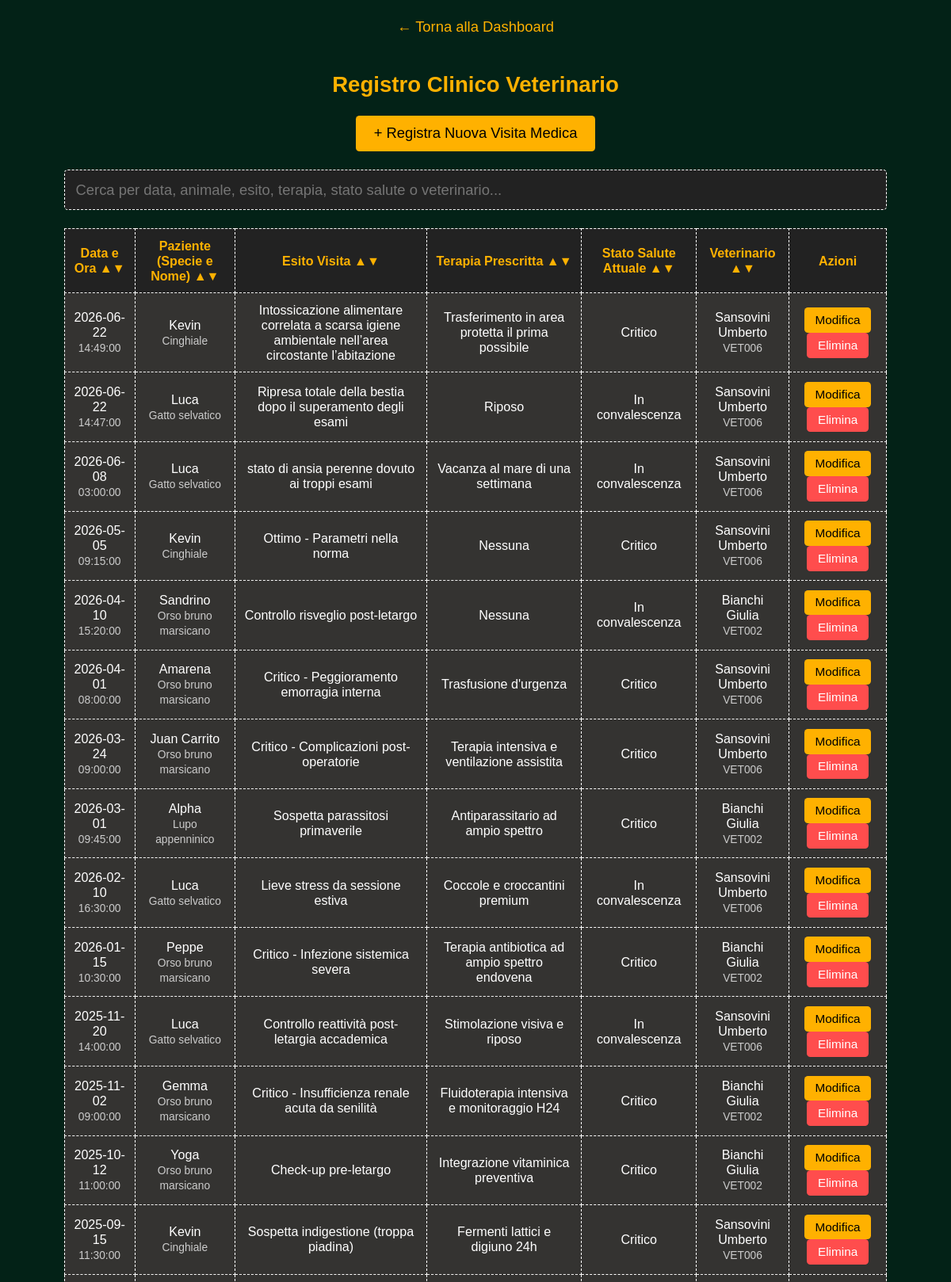
Screenshot of /PHP-HTML/registro_visite.php (signed in, upper part) with the database file from the repository.
### tables this page shows
CREATE TABLE `VISITA_MEDICA` (
  `Matricola_Vet` varchar(20) NOT NULL,
  `Nome_Specie_Fauna` varchar(100) NOT NULL,
  `Nome_Esemplare` varchar(100) NOT NULL,
  `Data` date NOT NULL,
  `Ora` time NOT NULL,
  `Esito` varchar(255) NOT NULL,
  `Terapia_Prescritta` varchar(255) DEFAULT NULL
);

CREATE TABLE `ESEMPLARE` (
  `Nome_Specie_Fauna` varchar(100) NOT NULL,
  `Nome_Esemplare` varchar(100) NOT NULL,
  `Sesso` enum('M','F') NOT NULL,
  `Data_Nascita` date DEFAULT NULL,
  `Stato_Salute` varchar(50) NOT NULL,
  `Totale_Visite_Subite` int(11) DEFAULT 0
);

CREATE TABLE `VETERINARIO` (
  `Matricola` varchar(20) NOT NULL,
  `Nome` varchar(50) NOT NULL,
  `Cognome` varchar(50) NOT NULL,
  `Telefono` varchar(20) DEFAULT NULL,
  `Numero_Albo` varchar(50) NOT NULL,
  `Specializzazione` varchar(100) NOT NULL
);

### PHP-HTML/registro_visite.php (the view, shortened to what this page needs)
<?php
$servername = "localhost";
$username_db = "root";
$password_db = "";
$dbname = "parchi_naturali";
$conn = mysqli_connect($servername, $username_db, $password_db, $dbname);
?>
<!DOCTYPE html>
<html lang="it">
<head>
</head>
<body>
    <a href="dashboard.php" class="back-link">&larr; Torna alla Dashboard</a>
    <h2>Registro Clinico Veterinario</h2>
    <div style="margin-bottom: 20px;">
        <button class="btn-update" style="padding: 10px 20px; font-size: 16px;"
            onclick="window.location.href='inserisci_visita.php'">
            + Registra Nuova Visita Medica
        </button>
    </div>
    <div class="search-container">
        <input type="text" id="searchBar" onkeyup="filterTable()"
            placeholder="Cerca per data, animale, esito, terapia, stato salute o veterinario...">
    </div>
    <table>
        <thead>
            <tr>
                <th onclick="sortTable(0)" style="cursor: pointer;">Data e Ora &#9650;&#9660;</th>
                <th onclick="sortTable(1)" style="cursor: pointer;">Paziente (Specie e Nome) &#9650;&#9660;</th>
                <th onclick="sortTable(2)" style="cursor: pointer;">Esito Visita &#9650;&#9660;</th>
                <th onclick="sortTable(3)" style="cursor: pointer;">Terapia Prescritta &#9650;&#9660;</th>
                <th onclick="sortTable(4)" style="cursor: pointer;">Stato Salute Attuale &#9650;&#9660;</th>
                <th onclick="sortTable(5)" style="cursor: pointer;">Veterinario &#9650;&#9660;</th>
                <th>Azioni</th>
            </tr>
        </thead>
        <tbody>
            <?php
            $query = "SELECT V.Data, V.Ora, V.Nome_Specie_Fauna, V.Nome_Esemplare, V.Esito, V.Terapia_Prescritta, V.Matricola_Vet, E.Stato_Salute, VET.Nome, VET.Cognome
                      FROM VISITA_MEDICA V
                      JOIN ESEMPLARE E ON V.Nome_Specie_Fauna = E.Nome_Specie_Fauna AND V.Nome_Esemplare = E.Nome_Esemplare
                      JOIN VETERINARIO VET ON V.Matricola_Vet = VET.Matricola
                      ORDER BY V.Data DESC, V.Ora DESC";
            $result = mysqli_query($conn, $query);
            if (mysqli_num_rows($result) > 0) {
                while ($row = mysqli_fetch_assoc($result)) {
                    $vet_js = addslashes($row['Matricola_Vet']);
                    $specie_js = addslashes($row['Nome_Specie_Fauna']);
                    $nome_js = addslashes($row['Nome_Esemplare']);
                    $data_js = addslashes($row['Data']);
                    $ora_js = addslashes($row['Ora']);
                    echo "<tr>";
                    echo "<td>" . htmlspecialchars($row['Data']) . " <br><span style='font-size: 12px; color: #ccc;'>" . htmlspecialchars($row['Ora']) . "</span></td>";
                    echo "<td>" . htmlspecialchars($row['Nome_Esemplare']) . "<br><span style='font-size: 12px; color: #ccc;'>" . htmlspecialchars($row['Nome_Specie_Fauna']) . "</span></td>";
                    echo "<td>" . htmlspecialchars($row['Esito']) . "</td>";
                    echo "<td>" . htmlspecialchars($row['Terapia_Prescritta']) . "</td>";
                    echo "<td>" . htmlspecialchars($row['Stato_Salute']) . "</td>";
                    echo "<td>" . htmlspecialchars($row['Cognome']) . " " . htmlspecialchars($row['Nome']) . "<br><span style='font-size: 12px; color: #ccc;'>" . htmlspecialchars($row['Matricola_Vet']) . "</span></td>";
                    echo "<td>";
                    echo "<button class='btn-update' onclick=\"modificaVisita('$vet_js', '$specie_js', '$nome_js', '$data_js', '$ora_js')\">Modifica</button> ";
                    echo "<button class='btn-delete' onclick=\"eliminaVisita('$vet_js', '$specie_js', '$nome_js', '$data_js', '$ora_js')\">Elimina</button>";
                    echo "</td>";
                    echo "</tr>";
                }
            } else {
                echo "<tr><td colspan='7'>Nessuna visita medica registrata nel database.</td></tr>";
            }
            ?>
        </tbody>
    </table>
</body>
</html>

### PHP-HTML/registro_visite.php (style rules this page uses)
body { zoom: 1.15; background-color: #032217; color: #ffffff; text-align: center; font-family: 'font', Arial, sans-serif; margin: 0; padding: 20px; }
h2 { color: #FFB100; }
.back-link { color: #FFB100; text-decoration: none; display: inline-block; margin-bottom: 20px; }
.search-container { width: 90%; margin: 10px auto 20px auto; text-align: left; }
#searchBar { width: 100%; padding: 12px; font-size: 16px; background-color: #222; color: white; border: 1px dashed white; border-radius: 4px; box-sizing: border-box; font-family: 'font', Arial, sans-serif; }
table { width: 90%; margin: 20px auto; border-collapse: collapse; background-color: #343331; }
th, td { border: 1px dashed white; padding: 10px; text-align: center; font-size: 14px; }
th { color: #FFB100; background-color: #222; }
button { padding: 6px 12px; border: none; border-radius: 4px; cursor: pointer; }
.btn-update { background-color: #FFB100; color: black; }
.btn-delete { background-color: #ff4d4d; color: white; }

### rows the page displays
visita_medica: Data "2026-06-22", Ora "14:49:00", Nome_Esemplare "Kevin", Nome_Specie_Fauna "Cinghiale", Esito "Intossicazione alimentare correlata a scarsa igiene ambientale nell’area circostante l’abitazione", Terapia_Prescritta "Trasferimento in area protetta il prima possibile", esemplare.Stato_Salute "Critico", Matricola_Vet.Cognome "Sansovini", Matricola_Vet.Nome "Umberto", Matricola_Vet "VET006"
visita_medica: Data "2026-06-22", Ora "14:47:00", Nome_Esemplare "Luca", Nome_Specie_Fauna "Gatto selvatico", Esito "Ripresa totale della bestia dopo il superamento degli esami", Terapia_Prescritta "Riposo", esemplare.Stato_Salute "In convalescenza", Matricola_Vet.Cognome "Sansovini", Matricola_Vet.Nome "Umberto", Matricola_Vet "VET006"
visita_medica: Data "2026-06-08", Ora "03:00:00", Nome_Esemplare "Luca", Nome_Specie_Fauna "Gatto selvatico", Esito "stato di ansia perenne dovuto ai troppi esami", Terapia_Prescritta "Vacanza al mare di una settimana", esemplare.Stato_Salute "In convalescenza", Matricola_Vet.Cognome "Sansovini", Matricola_Vet.Nome "Umberto", Matricola_Vet "VET006"
visita_medica: Data "2026-05-05", Ora "09:15:00", Nome_Esemplare "Kevin", Nome_Specie_Fauna "Cinghiale", Esito "Ottimo - Parametri nella norma", Terapia_Prescritta "Nessuna", esemplare.Stato_Salute "Critico", Matricola_Vet.Cognome "Sansovini", Matricola_Vet.Nome "Umberto", Matricola_Vet "VET006"
visita_medica: Data "2026-04-10", Ora "15:20:00", Nome_Esemplare "Sandrino", Nome_Specie_Fauna "Orso bruno marsicano", Esito "Controllo risveglio post-letargo", Terapia_Prescritta "Nessuna", esemplare.Stato_Salute "In convalescenza", Matricola_Vet.Cognome "Bianchi", Matricola_Vet.Nome "Giulia", Matricola_Vet "VET002"
visita_medica: Data "2026-04-01", Ora "08:00:00", Nome_Esemplare "Amarena", Nome_Specie_Fauna "Orso bruno marsicano", Esito "Critico - Peggioramento emorragia interna", Terapia_Prescritta "Trasfusione d'urgenza", esemplare.Stato_Salute "Critico", Matricola_Vet.Cognome "Sansovini", Matricola_Vet.Nome "Umberto", Matricola_Vet "VET006"
visita_medica: Data "2026-03-24", Ora "09:00:00", Nome_Esemplare "Juan Carrito", Nome_Specie_Fauna "Orso bruno marsicano", Esito "Critico - Complicazioni post-operatorie", Terapia_Prescritta "Terapia intensiva e ventilazione assistita", esemplare.Stato_Salute "Critico", Matricola_Vet.Cognome "Sansovini", Matricola_Vet.Nome "Umberto", Matricola_Vet "VET006"
visita_medica: Data "2026-03-01", Ora "09:45:00", Nome_Esemplare "Alpha", Nome_Specie_Fauna "Lupo appenninico", Esito "Sospetta parassitosi primaverile", Terapia_Prescritta "Antiparassitario ad ampio spettro", esemplare.Stato_Salute "Critico", Matricola_Vet.Cognome "Bianchi", Matricola_Vet.Nome "Giulia", Matricola_Vet "VET002"
visita_medica: Data "2026-02-10", Ora "16:30:00", Nome_Esemplare "Luca", Nome_Specie_Fauna "Gatto selvatico", Esito "Lieve stress da sessione estiva", Terapia_Prescritta "Coccole e croccantini premium", esemplare.Stato_Salute "In convalescenza", Matricola_Vet.Cognome "Sansovini", Matricola_Vet.Nome "Umberto", Matricola_Vet "VET006"
visita_medica: Data "2026-01-15", Ora "10:30:00", Nome_Esemplare "Peppe", Nome_Specie_Fauna "Orso bruno marsicano", Esito "Critico - Infezione sistemica severa", Terapia_Prescritta "Terapia antibiotica ad ampio spettro endovena", esemplare.Stato_Salute "Critico", Matricola_Vet.Cognome "Bianchi", Matricola_Vet.Nome "Giulia", Matricola_Vet "VET002"
visita_medica: Data "2025-11-20", Ora "14:00:00", Nome_Esemplare "Luca", Nome_Specie_Fauna "Gatto selvatico", Esito "Controllo reattività post-letargia accademica", Terapia_Prescritta "Stimolazione visiva e riposo", esemplare.Stato_Salute "In convalescenza", Matricola_Vet.Cognome "Sansovini", Matricola_Vet.Nome "Umberto", Matricola_Vet "VET006"
visita_medica: Data "2025-11-02", Ora "09:00:00", Nome_Esemplare "Gemma", Nome_Specie_Fauna "Orso bruno marsicano", Esito "Critico - Insufficienza renale acuta da senilità", Terapia_Prescritta "Fluidoterapia intensiva e monitoraggio H24", esemplare.Stato_Salute "Critico", Matricola_Vet.Cognome "Bianchi", Matricola_Vet.Nome "Giulia", Matricola_Vet "VET002"
visita_medica: Data "2025-10-12", Ora "11:00:00", Nome_Esemplare "Yoga", Nome_Specie_Fauna "Orso bruno marsicano", Esito "Check-up pre-letargo", Terapia_Prescritta "Integrazione vitaminica preventiva", esemplare.Stato_Salute "Critico", Matricola_Vet.Cognome "Bianchi", Matricola_Vet.Nome "Giulia", Matricola_Vet "VET002"
visita_medica: Data "2025-09-15", Ora "11:30:00", Nome_Esemplare "Kevin", Nome_Specie_Fauna "Cinghiale", Esito "Sospetta indigestione (troppa piadina)", Terapia_Prescritta "Fermenti lattici e digiuno 24h", esemplare.Stato_Salute "Critico", Matricola_Vet.Cognome "Sansovini", Matricola_Vet.Nome "Umberto", Matricola_Vet "VET006"
